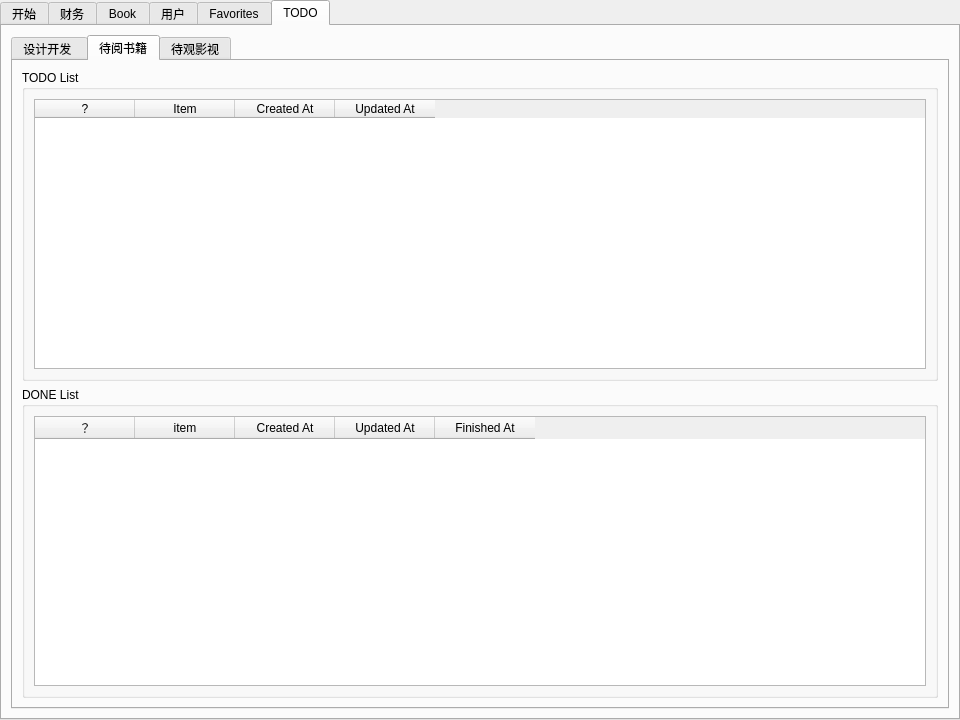
<?xml version="1.0" encoding="UTF-8"?>
<ui version="4.0">
 <class>dashboardTabWidget</class>
 <widget class="QTabWidget" name="dashboardTabWidget">
  <property name="geometry">
   <rect>
    <x>0</x>
    <y>0</y>
    <width>960</width>
    <height>720</height>
   </rect>
  </property>
  <property name="windowTitle">
   <string>个人数据管理</string>
  </property>
  <property name="currentIndex">
   <number>5</number>
  </property>
  <widget class="QWidget" name="startTab">
   <attribute name="title">
    <string>开始</string>
   </attribute>
   <widget class="QToolBox" name="toolBox">
    <property name="geometry">
     <rect>
      <x>590</x>
      <y>60</y>
      <width>151</width>
      <height>301</height>
     </rect>
    </property>
    <property name="currentIndex">
     <number>0</number>
    </property>
    <widget class="QWidget" name="page">
     <property name="geometry">
      <rect>
       <x>0</x>
       <y>0</y>
       <width>151</width>
       <height>122</height>
      </rect>
     </property>
     <attribute name="label">
      <string>用户管理</string>
     </attribute>
     <widget class="QListWidget" name="listWidget_2">
      <property name="geometry">
       <rect>
        <x>10</x>
        <y>10</y>
        <width>121</width>
        <height>151</height>
       </rect>
      </property>
      <item>
       <property name="text">
        <string>用户编辑</string>
       </property>
      </item>
      <item>
       <property name="text">
        <string>权限管理</string>
       </property>
      </item>
     </widget>
    </widget>
    <widget class="QWidget" name="page_2">
     <property name="geometry">
      <rect>
       <x>0</x>
       <y>0</y>
       <width>100</width>
       <height>30</height>
      </rect>
     </property>
     <attribute name="label">
      <string>Book管理</string>
     </attribute>
    </widget>
    <widget class="QWidget" name="page_3">
     <property name="geometry">
      <rect>
       <x>0</x>
       <y>0</y>
       <width>100</width>
       <height>30</height>
      </rect>
     </property>
     <attribute name="label">
      <string>财务管理</string>
     </attribute>
    </widget>
    <widget class="QWidget" name="page_4">
     <property name="geometry">
      <rect>
       <x>0</x>
       <y>0</y>
       <width>100</width>
       <height>30</height>
      </rect>
     </property>
     <attribute name="label">
      <string>Favorites</string>
     </attribute>
    </widget>
    <widget class="QWidget" name="page_5">
     <property name="geometry">
      <rect>
       <x>0</x>
       <y>0</y>
       <width>100</width>
       <height>30</height>
      </rect>
     </property>
     <attribute name="label">
      <string>TODO</string>
     </attribute>
    </widget>
   </widget>
   <widget class="QListWidget" name="listWidget">
    <property name="geometry">
     <rect>
      <x>420</x>
      <y>70</y>
      <width>71</width>
      <height>151</height>
     </rect>
    </property>
    <item>
     <property name="text">
      <string>用户管理</string>
     </property>
    </item>
    <item>
     <property name="text">
      <string>Book管理</string>
     </property>
    </item>
    <item>
     <property name="text">
      <string>财务管理</string>
     </property>
    </item>
    <item>
     <property name="text">
      <string>Favorites</string>
     </property>
    </item>
    <item>
     <property name="text">
      <string>TODO</string>
     </property>
    </item>
    <item>
     <property name="text">
      <string>资源管理</string>
     </property>
    </item>
   </widget>
   <widget class="QGroupBox" name="groupBox">
    <property name="geometry">
     <rect>
      <x>30</x>
      <y>30</y>
      <width>221</width>
      <height>251</height>
     </rect>
    </property>
    <property name="title">
     <string>通过按钮打开选项卡</string>
    </property>
    <widget class="QPushButton" name="buttonToOpenAccountTab">
     <property name="geometry">
      <rect>
       <x>70</x>
       <y>30</y>
       <width>75</width>
       <height>23</height>
      </rect>
     </property>
     <property name="text">
      <string>用户管理</string>
     </property>
    </widget>
    <widget class="QPushButton" name="buttonToOpenBookManageTab">
     <property name="geometry">
      <rect>
       <x>70</x>
       <y>60</y>
       <width>75</width>
       <height>23</height>
      </rect>
     </property>
     <property name="text">
      <string>Book管理</string>
     </property>
    </widget>
    <widget class="QPushButton" name="buttonToOpenFeeManageTab">
     <property name="geometry">
      <rect>
       <x>70</x>
       <y>100</y>
       <width>75</width>
       <height>23</height>
      </rect>
     </property>
     <property name="text">
      <string>财务管理</string>
     </property>
    </widget>
    <widget class="QPushButton" name="buttonToOpenFavoriteTab">
     <property name="geometry">
      <rect>
       <x>70</x>
       <y>140</y>
       <width>75</width>
       <height>23</height>
      </rect>
     </property>
     <property name="text">
      <string>Favorites</string>
     </property>
    </widget>
    <widget class="QPushButton" name="buttonToOpenTodoTab">
     <property name="geometry">
      <rect>
       <x>70</x>
       <y>180</y>
       <width>75</width>
       <height>23</height>
      </rect>
     </property>
     <property name="text">
      <string>TODO</string>
     </property>
    </widget>
    <widget class="QPushButton" name="buttonToOpenExplorerTab">
     <property name="geometry">
      <rect>
       <x>70</x>
       <y>220</y>
       <width>75</width>
       <height>23</height>
      </rect>
     </property>
     <property name="text">
      <string>资源管理</string>
     </property>
    </widget>
   </widget>
   <widget class="QGroupBox" name="groupBox_2">
    <property name="geometry">
     <rect>
      <x>30</x>
      <y>400</y>
      <width>221</width>
      <height>151</height>
     </rect>
    </property>
    <property name="title">
     <string>配置选项</string>
    </property>
    <widget class="QCheckBox" name="checkBox_2">
     <property name="geometry">
      <rect>
       <x>20</x>
       <y>30</y>
       <width>221</width>
       <height>16</height>
      </rect>
     </property>
     <property name="text">
      <string>启动时打开最顶层的&quot;管理&quot;选项卡</string>
     </property>
    </widget>
    <widget class="QCheckBox" name="checkBox_3">
     <property name="geometry">
      <rect>
       <x>20</x>
       <y>60</y>
       <width>191</width>
       <height>16</height>
      </rect>
     </property>
     <property name="text">
      <string>在选项卡的最右边显示关闭图标</string>
     </property>
    </widget>
    <widget class="QCheckBox" name="checkBox_4">
     <property name="geometry">
      <rect>
       <x>20</x>
       <y>90</y>
       <width>171</width>
       <height>16</height>
      </rect>
     </property>
     <property name="text">
      <string>在列表页面显示分页按钮组</string>
     </property>
    </widget>
    <widget class="QCheckBox" name="checkBox_5">
     <property name="geometry">
      <rect>
       <x>20</x>
       <y>120</y>
       <width>191</width>
       <height>16</height>
      </rect>
     </property>
     <property name="text">
      <string>在登录界面加入默认账户和密码</string>
     </property>
    </widget>
   </widget>
  </widget>
  <widget class="QWidget" name="feeManageTab">
   <attribute name="title">
    <string>财务</string>
   </attribute>
   <layout class="QHBoxLayout" name="horizontalLayout_5">
    <item>
     <widget class="QTabWidget" name="feeManageTabWidget">
      <property name="currentIndex">
       <number>3</number>
      </property>
      <widget class="QWidget" name="incomeTab">
       <attribute name="title">
        <string>收入</string>
       </attribute>
       <layout class="QHBoxLayout" name="horizontalLayout_6">
        <item>
         <widget class="QTableView" name="incomeTableView"/>
        </item>
       </layout>
      </widget>
      <widget class="QWidget" name="paymentTab">
       <attribute name="title">
        <string>支出</string>
       </attribute>
       <layout class="QHBoxLayout" name="horizontalLayout_7">
        <item>
         <widget class="QTableView" name="paymentTableView"/>
        </item>
       </layout>
      </widget>
      <widget class="QWidget" name="overtimeTab">
       <attribute name="title">
        <string>加班报销</string>
       </attribute>
       <layout class="QHBoxLayout" name="horizontalLayout_8">
        <item>
         <widget class="QTableView" name="overtimeTableView"/>
        </item>
       </layout>
      </widget>
      <widget class="QWidget" name="yuEBaoTab">
       <attribute name="title">
        <string>余额宝</string>
       </attribute>
       <layout class="QHBoxLayout" name="horizontalLayout_9">
        <item>
         <widget class="QTableView" name="yuEBaoTableView"/>
        </item>
       </layout>
      </widget>
     </widget>
    </item>
   </layout>
  </widget>
  <widget class="QWidget" name="bookManageTab">
   <attribute name="title">
    <string>Book</string>
   </attribute>
   <layout class="QVBoxLayout" name="verticalLayout_2">
    <item>
     <layout class="QHBoxLayout" name="horizontalLayout">
      <item>
       <widget class="QPushButton" name="pushButton_4">
        <property name="text">
         <string>New</string>
        </property>
       </widget>
      </item>
      <item>
       <widget class="QPushButton" name="pushButton_3">
        <property name="text">
         <string>Refresh</string>
        </property>
       </widget>
      </item>
      <item>
       <widget class="QPushButton" name="pushButton_2">
        <property name="text">
         <string>Import</string>
        </property>
       </widget>
      </item>
      <item>
       <widget class="QPushButton" name="pushButton">
        <property name="text">
         <string>Export</string>
        </property>
       </widget>
      </item>
      <item>
       <spacer name="horizontalSpacer_3">
        <property name="orientation">
         <enum>Qt::Horizontal</enum>
        </property>
        <property name="sizeHint" stdset="0">
         <size>
          <width>40</width>
          <height>20</height>
         </size>
        </property>
       </spacer>
      </item>
     </layout>
    </item>
    <item>
     <layout class="QHBoxLayout" name="horizontalLayout_2">
      <item>
       <widget class="QLabel" name="label">
        <property name="text">
         <string>Book Name</string>
        </property>
       </widget>
      </item>
      <item>
       <widget class="QLineEdit" name="lineEdit"/>
      </item>
      <item>
       <widget class="QLabel" name="label_2">
        <property name="text">
         <string>Author</string>
        </property>
       </widget>
      </item>
      <item>
       <widget class="QLineEdit" name="lineEdit_2"/>
      </item>
      <item>
       <widget class="QLabel" name="label_3">
        <property name="text">
         <string>Book Type</string>
        </property>
       </widget>
      </item>
      <item>
       <widget class="QComboBox" name="comboBox">
        <item>
         <property name="text">
          <string>All</string>
         </property>
        </item>
        <item>
         <property name="text">
          <string>纸质</string>
         </property>
        </item>
        <item>
         <property name="text">
          <string>Mobi</string>
         </property>
        </item>
        <item>
         <property name="text">
          <string>ePub</string>
         </property>
        </item>
        <item>
         <property name="text">
          <string>PDF</string>
         </property>
        </item>
        <item>
         <property name="text">
          <string>TXT</string>
         </property>
        </item>
       </widget>
      </item>
      <item>
       <widget class="QLabel" name="label_15">
        <property name="text">
         <string>Class</string>
        </property>
       </widget>
      </item>
      <item>
       <widget class="QComboBox" name="comboBox_2">
        <item>
         <property name="text">
          <string>All</string>
         </property>
        </item>
        <item>
         <property name="text">
          <string>Self-Improvement</string>
         </property>
        </item>
        <item>
         <property name="text">
          <string>财经</string>
         </property>
        </item>
        <item>
         <property name="text">
          <string>自然科学</string>
         </property>
        </item>
        <item>
         <property name="text">
          <string>人文社科</string>
         </property>
        </item>
        <item>
         <property name="text">
          <string>文学</string>
         </property>
        </item>
        <item>
         <property name="text">
          <string>漫画</string>
         </property>
        </item>
        <item>
         <property name="text">
          <string>无类</string>
         </property>
        </item>
       </widget>
      </item>
      <item>
       <widget class="QPushButton" name="pushButton_5">
        <property name="text">
         <string>Search</string>
        </property>
       </widget>
      </item>
      <item>
       <spacer name="horizontalSpacer_4">
        <property name="orientation">
         <enum>Qt::Horizontal</enum>
        </property>
        <property name="sizeHint" stdset="0">
         <size>
          <width>40</width>
          <height>20</height>
         </size>
        </property>
       </spacer>
      </item>
     </layout>
    </item>
    <item>
     <widget class="QTabWidget" name="bookManageTabWidget">
      <property name="currentIndex">
       <number>0</number>
      </property>
      <widget class="QWidget" name="bookTab">
       <attribute name="title">
        <string>book</string>
       </attribute>
       <layout class="QHBoxLayout" name="horizontalLayout_10">
        <item>
         <widget class="QTableView" name="bookTableView"/>
        </item>
       </layout>
      </widget>
     </widget>
    </item>
   </layout>
  </widget>
  <widget class="QWidget" name="accountManageTab">
   <attribute name="title">
    <string>用户</string>
   </attribute>
   <layout class="QHBoxLayout" name="horizontalLayout_4">
    <item>
     <widget class="QTabWidget" name="accountTabWidget">
      <property name="currentIndex">
       <number>0</number>
      </property>
      <widget class="QWidget" name="accountTab">
       <attribute name="title">
        <string>Account List</string>
       </attribute>
       <layout class="QVBoxLayout" name="verticalLayout">
        <item>
         <layout class="QHBoxLayout" name="horizontalLayout_14">
          <item>
           <widget class="QPushButton" name="refreshButton">
            <property name="maximumSize">
             <size>
              <width>100</width>
              <height>16777215</height>
             </size>
            </property>
            <property name="text">
             <string>Refresh</string>
            </property>
           </widget>
          </item>
          <item>
           <widget class="QPushButton" name="newButton">
            <property name="maximumSize">
             <size>
              <width>100</width>
              <height>16777215</height>
             </size>
            </property>
            <property name="text">
             <string>New</string>
            </property>
           </widget>
          </item>
          <item>
           <widget class="QPushButton" name="updateButton">
            <property name="text">
             <string>Update</string>
            </property>
           </widget>
          </item>
          <item>
           <widget class="QPushButton" name="deleteButton">
            <property name="text">
             <string>Delete</string>
            </property>
           </widget>
          </item>
          <item>
           <widget class="QPushButton" name="importButton">
            <property name="maximumSize">
             <size>
              <width>100</width>
              <height>16777215</height>
             </size>
            </property>
            <property name="text">
             <string>Import</string>
            </property>
           </widget>
          </item>
          <item>
           <widget class="QPushButton" name="exportButton">
            <property name="maximumSize">
             <size>
              <width>100</width>
              <height>16777215</height>
             </size>
            </property>
            <property name="text">
             <string>Export</string>
            </property>
           </widget>
          </item>
          <item>
           <spacer name="horizontalSpacer">
            <property name="orientation">
             <enum>Qt::Horizontal</enum>
            </property>
            <property name="sizeHint" stdset="0">
             <size>
              <width>40</width>
              <height>20</height>
             </size>
            </property>
           </spacer>
          </item>
         </layout>
        </item>
        <item>
         <layout class="QHBoxLayout" name="horizontalLayout_3">
          <item>
           <widget class="QLabel" name="useridLabel">
            <property name="text">
             <string>User Id</string>
            </property>
           </widget>
          </item>
          <item>
           <widget class="QLineEdit" name="useridLineEdit"/>
          </item>
          <item>
           <widget class="QLabel" name="usernameLabel">
            <property name="text">
             <string>User Name</string>
            </property>
           </widget>
          </item>
          <item>
           <widget class="QLineEdit" name="usernameLineEdit"/>
          </item>
          <item>
           <widget class="QLabel" name="emailLabel">
            <property name="text">
             <string>Email</string>
            </property>
           </widget>
          </item>
          <item>
           <widget class="QLineEdit" name="emailLineEdit"/>
          </item>
          <item>
           <widget class="QLabel" name="phoneNoLabel">
            <property name="text">
             <string>Phone No</string>
            </property>
           </widget>
          </item>
          <item>
           <widget class="QLineEdit" name="phoneNoLineEdit"/>
          </item>
          <item>
           <widget class="QLabel" name="registYearLabel">
            <property name="text">
             <string>Regist Year</string>
            </property>
           </widget>
          </item>
          <item>
           <widget class="QComboBox" name="registYearComboBox"/>
          </item>
          <item>
           <widget class="QPushButton" name="searchButton">
            <property name="text">
             <string>Search</string>
            </property>
           </widget>
          </item>
          <item>
           <spacer name="horizontalSpacer_2">
            <property name="orientation">
             <enum>Qt::Horizontal</enum>
            </property>
            <property name="sizeHint" stdset="0">
             <size>
              <width>40</width>
              <height>20</height>
             </size>
            </property>
           </spacer>
          </item>
         </layout>
        </item>
        <item>
         <widget class="QTableWidget" name="tableWidget">
          <property name="toolTip">
           <string/>
          </property>
          <property name="alternatingRowColors">
           <bool>true</bool>
          </property>
          <property name="gridStyle">
           <enum>Qt::SolidLine</enum>
          </property>
          <property name="sortingEnabled">
           <bool>false</bool>
          </property>
         </widget>
        </item>
        <item>
         <layout class="QHBoxLayout" name="horizontalLayout_13">
          <item>
           <widget class="QLabel" name="label_16">
            <property name="text">
             <string>Pagesize</string>
            </property>
           </widget>
          </item>
          <item>
           <widget class="QLineEdit" name="pageSize">
            <property name="sizePolicy">
             <sizepolicy hsizetype="Fixed" vsizetype="Fixed">
              <horstretch>0</horstretch>
              <verstretch>0</verstretch>
             </sizepolicy>
            </property>
            <property name="maximumSize">
             <size>
              <width>35</width>
              <height>16777215</height>
             </size>
            </property>
            <property name="text">
             <string/>
            </property>
            <property name="maxLength">
             <number>5</number>
            </property>
            <property name="placeholderText">
             <string>20</string>
            </property>
           </widget>
          </item>
          <item>
           <widget class="QPushButton" name="firstPage">
            <property name="sizePolicy">
             <sizepolicy hsizetype="Fixed" vsizetype="Fixed">
              <horstretch>0</horstretch>
              <verstretch>0</verstretch>
             </sizepolicy>
            </property>
            <property name="maximumSize">
             <size>
              <width>35</width>
              <height>16777215</height>
             </size>
            </property>
            <property name="toolTip">
             <string>First page</string>
            </property>
            <property name="text">
             <string>|&lt;</string>
            </property>
           </widget>
          </item>
          <item>
           <widget class="QPushButton" name="previousPage">
            <property name="maximumSize">
             <size>
              <width>35</width>
              <height>16777215</height>
             </size>
            </property>
            <property name="toolTip">
             <string>Previous page</string>
            </property>
            <property name="text">
             <string>&lt;</string>
            </property>
           </widget>
          </item>
          <item>
           <widget class="QPushButton" name="nextPage">
            <property name="maximumSize">
             <size>
              <width>35</width>
              <height>16777215</height>
             </size>
            </property>
            <property name="toolTip">
             <string>Next page</string>
            </property>
            <property name="text">
             <string>&gt;</string>
            </property>
           </widget>
          </item>
          <item>
           <widget class="QPushButton" name="lastPage">
            <property name="maximumSize">
             <size>
              <width>35</width>
              <height>16777215</height>
             </size>
            </property>
            <property name="toolTip">
             <string>Last page</string>
            </property>
            <property name="text">
             <string>&gt;|</string>
            </property>
           </widget>
          </item>
          <item>
           <widget class="QPushButton" name="refresh">
            <property name="maximumSize">
             <size>
              <width>35</width>
              <height>16777215</height>
             </size>
            </property>
            <property name="toolTip">
             <string>Refresh</string>
            </property>
            <property name="text">
             <string>@</string>
            </property>
           </widget>
          </item>
          <item>
           <widget class="QPushButton" name="createRow">
            <property name="maximumSize">
             <size>
              <width>35</width>
              <height>16777215</height>
             </size>
            </property>
            <property name="toolTip">
             <string>Create row</string>
            </property>
            <property name="text">
             <string>+</string>
            </property>
           </widget>
          </item>
          <item>
           <widget class="QPushButton" name="editRow">
            <property name="maximumSize">
             <size>
              <width>35</width>
              <height>16777215</height>
             </size>
            </property>
            <property name="toolTip">
             <string>Edit row</string>
            </property>
            <property name="text">
             <string>!</string>
            </property>
           </widget>
          </item>
          <item>
           <widget class="QPushButton" name="deleteRow">
            <property name="maximumSize">
             <size>
              <width>35</width>
              <height>16777215</height>
             </size>
            </property>
            <property name="toolTip">
             <string>Delete row</string>
            </property>
            <property name="text">
             <string>-</string>
            </property>
           </widget>
          </item>
          <item>
           <spacer name="horizontalSpacer_5">
            <property name="orientation">
             <enum>Qt::Horizontal</enum>
            </property>
            <property name="sizeHint" stdset="0">
             <size>
              <width>40</width>
              <height>20</height>
             </size>
            </property>
           </spacer>
          </item>
         </layout>
        </item>
       </layout>
      </widget>
      <widget class="QWidget" name="accountEditTab">
       <attribute name="title">
        <string>Account Edit</string>
       </attribute>
       <widget class="QWidget" name="formLayoutWidget">
        <property name="geometry">
         <rect>
          <x>370</x>
          <y>80</y>
          <width>361</width>
          <height>447</height>
         </rect>
        </property>
        <layout class="QFormLayout" name="formLayout">
         <property name="fieldGrowthPolicy">
          <enum>QFormLayout::AllNonFixedFieldsGrow</enum>
         </property>
         <item row="1" column="0">
          <widget class="QLabel" name="label_13">
           <property name="text">
            <string>User id</string>
           </property>
          </widget>
         </item>
         <item row="1" column="1">
          <widget class="QLineEdit" name="lineEdit_10"/>
         </item>
         <item row="2" column="0">
          <widget class="QLabel" name="label_6">
           <property name="text">
            <string>Usern ame</string>
           </property>
          </widget>
         </item>
         <item row="2" column="1">
          <widget class="QLineEdit" name="lineEdit_6"/>
         </item>
         <item row="3" column="0">
          <widget class="QLabel" name="label_7">
           <property name="text">
            <string>Password</string>
           </property>
          </widget>
         </item>
         <item row="3" column="1">
          <widget class="QLineEdit" name="lineEdit_7"/>
         </item>
         <item row="4" column="0">
          <widget class="QLabel" name="label_4">
           <property name="text">
            <string>Email</string>
           </property>
          </widget>
         </item>
         <item row="4" column="1">
          <widget class="QLineEdit" name="lineEdit_4"/>
         </item>
         <item row="5" column="0">
          <widget class="QLabel" name="label_5">
           <property name="text">
            <string>Gender</string>
           </property>
          </widget>
         </item>
         <item row="5" column="1">
          <widget class="QRadioButton" name="radioButton">
           <property name="text">
            <string>Male</string>
           </property>
          </widget>
         </item>
         <item row="6" column="1">
          <widget class="QRadioButton" name="radioButton_2">
           <property name="text">
            <string>Female</string>
           </property>
          </widget>
         </item>
         <item row="7" column="1">
          <widget class="QRadioButton" name="radioButton_3">
           <property name="text">
            <string>Keep secrete.</string>
           </property>
          </widget>
         </item>
         <item row="8" column="0">
          <widget class="QLabel" name="label_8">
           <property name="text">
            <string>Age</string>
           </property>
          </widget>
         </item>
         <item row="8" column="1">
          <widget class="QLineEdit" name="lineEdit_5"/>
         </item>
         <item row="9" column="0">
          <widget class="QLabel" name="label_9">
           <property name="text">
            <string>Creator</string>
           </property>
          </widget>
         </item>
         <item row="9" column="1">
          <widget class="QLineEdit" name="lineEdit_8"/>
         </item>
         <item row="10" column="0">
          <widget class="QLabel" name="label_10">
           <property name="text">
            <string>Modifier</string>
           </property>
          </widget>
         </item>
         <item row="10" column="1">
          <widget class="QLineEdit" name="lineEdit_9"/>
         </item>
         <item row="11" column="0">
          <widget class="QLabel" name="label_11">
           <property name="text">
            <string>Create time</string>
           </property>
          </widget>
         </item>
         <item row="11" column="1">
          <widget class="QDateEdit" name="dateEdit"/>
         </item>
         <item row="12" column="0">
          <widget class="QLabel" name="label_12">
           <property name="text">
            <string>Modification time</string>
           </property>
          </widget>
         </item>
         <item row="12" column="1">
          <widget class="QDateEdit" name="dateEdit_2"/>
         </item>
         <item row="13" column="0">
          <widget class="QLabel" name="label_14">
           <property name="text">
            <string>Description</string>
           </property>
          </widget>
         </item>
         <item row="13" column="1">
          <widget class="QPlainTextEdit" name="plainTextEdit"/>
         </item>
        </layout>
        <zorder>lineEdit_10</zorder>
        <zorder>label_14</zorder>
        <zorder>lineEdit_6</zorder>
        <zorder>lineEdit_7</zorder>
        <zorder>label_7</zorder>
        <zorder>label_4</zorder>
        <zorder>label_5</zorder>
        <zorder>lineEdit_5</zorder>
        <zorder>label_8</zorder>
        <zorder>lineEdit_8</zorder>
        <zorder>label_9</zorder>
        <zorder>lineEdit_9</zorder>
        <zorder>radioButton</zorder>
        <zorder>radioButton_2</zorder>
        <zorder>radioButton_3</zorder>
        <zorder>label_10</zorder>
        <zorder>dateEdit</zorder>
        <zorder>label_11</zorder>
        <zorder>dateEdit_2</zorder>
        <zorder>label_6</zorder>
        <zorder>label_12</zorder>
        <zorder>lineEdit_4</zorder>
        <zorder>label_13</zorder>
        <zorder>plainTextEdit</zorder>
       </widget>
      </widget>
     </widget>
    </item>
   </layout>
  </widget>
  <widget class="QWidget" name="favoritesManageTab">
   <attribute name="title">
    <string>Favorites</string>
   </attribute>
   <layout class="QHBoxLayout" name="horizontalLayout_12">
    <item>
     <widget class="QTabWidget" name="favoritesTabWidget">
      <property name="currentIndex">
       <number>1</number>
      </property>
      <widget class="QWidget" name="favoriteSiteTab">
       <attribute name="title">
        <string>站点收藏</string>
       </attribute>
       <layout class="QVBoxLayout" name="verticalLayout_3">
        <item>
         <layout class="QHBoxLayout" name="horizontalLayout_16">
          <item>
           <widget class="QPushButton" name="newButton_3">
            <property name="maximumSize">
             <size>
              <width>100</width>
              <height>16777215</height>
             </size>
            </property>
            <property name="text">
             <string>New</string>
            </property>
           </widget>
          </item>
          <item>
           <widget class="QPushButton" name="refreshButton_3">
            <property name="maximumSize">
             <size>
              <width>100</width>
              <height>16777215</height>
             </size>
            </property>
            <property name="text">
             <string>Refresh</string>
            </property>
           </widget>
          </item>
          <item>
           <widget class="QPushButton" name="importButton_3">
            <property name="maximumSize">
             <size>
              <width>100</width>
              <height>16777215</height>
             </size>
            </property>
            <property name="text">
             <string>Import</string>
            </property>
           </widget>
          </item>
          <item>
           <widget class="QPushButton" name="exportButton_3">
            <property name="maximumSize">
             <size>
              <width>100</width>
              <height>16777215</height>
             </size>
            </property>
            <property name="text">
             <string>Export</string>
            </property>
           </widget>
          </item>
          <item>
           <spacer name="horizontalSpacer_7">
            <property name="orientation">
             <enum>Qt::Horizontal</enum>
            </property>
            <property name="sizeHint" stdset="0">
             <size>
              <width>40</width>
              <height>20</height>
             </size>
            </property>
           </spacer>
          </item>
         </layout>
        </item>
        <item>
         <layout class="QHBoxLayout" name="horizontalLayout_17">
          <item>
           <widget class="QLabel" name="useridLabel_3">
            <property name="text">
             <string>Site Name</string>
            </property>
           </widget>
          </item>
          <item>
           <widget class="QLineEdit" name="useridLineEdit_3"/>
          </item>
          <item>
           <widget class="QLabel" name="usernameLabel_3">
            <property name="text">
             <string>UURL</string>
            </property>
           </widget>
          </item>
          <item>
           <widget class="QLineEdit" name="usernameLineEdit_3"/>
          </item>
          <item>
           <widget class="QLabel" name="emailLabel_3">
            <property name="text">
             <string>Type</string>
            </property>
           </widget>
          </item>
          <item>
           <widget class="QLineEdit" name="emailLineEdit_3"/>
          </item>
          <item>
           <widget class="QLabel" name="phoneNoLabel_3">
            <property name="text">
             <string>Tag</string>
            </property>
           </widget>
          </item>
          <item>
           <widget class="QLineEdit" name="phoneNoLineEdit_3"/>
          </item>
          <item>
           <widget class="QPushButton" name="searchButton_3">
            <property name="text">
             <string>Search</string>
            </property>
           </widget>
          </item>
          <item>
           <spacer name="horizontalSpacer_8">
            <property name="orientation">
             <enum>Qt::Horizontal</enum>
            </property>
            <property name="sizeHint" stdset="0">
             <size>
              <width>40</width>
              <height>20</height>
             </size>
            </property>
           </spacer>
          </item>
         </layout>
        </item>
        <item>
         <widget class="QTableWidget" name="tableWidget_3">
          <property name="alternatingRowColors">
           <bool>true</bool>
          </property>
          <property name="gridStyle">
           <enum>Qt::SolidLine</enum>
          </property>
          <property name="sortingEnabled">
           <bool>false</bool>
          </property>
         </widget>
        </item>
       </layout>
      </widget>
      <widget class="QWidget" name="favoriteBookTab">
       <attribute name="title">
        <string>书籍收藏</string>
       </attribute>
      </widget>
     </widget>
    </item>
   </layout>
  </widget>
  <widget class="QWidget" name="todoManageTab">
   <attribute name="title">
    <string>TODO</string>
   </attribute>
   <layout class="QHBoxLayout" name="horizontalLayout_11">
    <item>
     <widget class="QTabWidget" name="tabWidget">
      <property name="currentIndex">
       <number>1</number>
      </property>
      <widget class="QWidget" name="designAndDevTab">
       <attribute name="title">
        <string>设计开发 </string>
       </attribute>
       <layout class="QVBoxLayout" name="verticalLayout_4">
        <item>
         <widget class="QCheckBox" name="checkBox">
          <property name="text">
           <string>+ 给各列表页面加上增删改查功能</string>
          </property>
         </widget>
        </item>
        <item>
         <widget class="QListWidget" name="listWidget">
          <item>
           <property name="text">
            <string>aa</string>
           </property>
          </item>
          <item>
           <property name="text">
            <string>bb</string>
           </property>
          </item>
         </widget>
        </item>
        <item>
         <widget class="QTreeWidget" name="treeWidget">
          <column>
           <property name="text">
            <string>1</string>
           </property>
          </column>
          <column>
           <property name="text">
            <string>新建列</string>
           </property>
          </column>
          <column>
           <property name="text">
            <string>a</string>
           </property>
          </column>
          <column>
           <property name="text">
            <string>d</string>
           </property>
          </column>
          <item>
           <property name="text">
            <string>aa</string>
           </property>
           <property name="text">
            <string>bb</string>
           </property>
           <property name="text">
            <string>cc</string>
           </property>
           <property name="text">
            <string>dd</string>
           </property>
           <item>
            <property name="text">
             <string>11</string>
            </property>
            <property name="text">
             <string>ccdd</string>
            </property>
            <property name="text">
             <string>eeff</string>
            </property>
            <property name="text">
             <string>aabbcc</string>
            </property>
           </item>
           <item>
            <property name="text">
             <string>12</string>
            </property>
            <property name="text">
             <string>1</string>
            </property>
            <property name="text">
             <string>2</string>
            </property>
            <property name="text">
             <string>3</string>
            </property>
           </item>
           <item>
            <property name="text">
             <string>13</string>
            </property>
            <property name="text">
             <string>23</string>
            </property>
            <property name="text">
             <string>46</string>
            </property>
            <property name="text">
             <string>46</string>
            </property>
           </item>
          </item>
          <item>
           <property name="text">
            <string>bb</string>
           </property>
           <property name="text">
            <string>asdg</string>
           </property>
           <property name="text">
            <string>asdg</string>
           </property>
           <property name="text">
            <string>dsgdsg</string>
           </property>
          </item>
         </widget>
        </item>
       </layout>
      </widget>
      <widget class="QWidget" name="unreadBookTab">
       <attribute name="title">
        <string>待阅书籍</string>
       </attribute>
       <layout class="QVBoxLayout" name="verticalLayout_5">
        <item>
         <widget class="QGroupBox" name="groupBox_3">
          <property name="title">
           <string>TODO List</string>
          </property>
          <layout class="QVBoxLayout" name="verticalLayout_6">
           <item>
            <widget class="QTableWidget" name="tableWidget_2">
             <column>
              <property name="text">
               <string>?</string>
              </property>
             </column>
             <column>
              <property name="text">
               <string>Item</string>
              </property>
             </column>
             <column>
              <property name="text">
               <string>Created At</string>
              </property>
             </column>
             <column>
              <property name="text">
               <string>Updated At</string>
              </property>
             </column>
            </widget>
           </item>
          </layout>
         </widget>
        </item>
        <item>
         <widget class="QGroupBox" name="groupBox_4">
          <property name="title">
           <string>DONE List</string>
          </property>
          <layout class="QVBoxLayout" name="verticalLayout_7">
           <item>
            <widget class="QTableWidget" name="tableWidget_4">
             <column>
              <property name="text">
               <string>？</string>
              </property>
             </column>
             <column>
              <property name="text">
               <string>item</string>
              </property>
             </column>
             <column>
              <property name="text">
               <string>Created At</string>
              </property>
             </column>
             <column>
              <property name="text">
               <string>Updated At</string>
              </property>
             </column>
             <column>
              <property name="text">
               <string>Finished At</string>
              </property>
             </column>
            </widget>
           </item>
          </layout>
         </widget>
        </item>
       </layout>
      </widget>
      <widget class="QWidget" name="unwatchVideoTab">
       <attribute name="title">
        <string>待观影视</string>
       </attribute>
      </widget>
     </widget>
    </item>
   </layout>
  </widget>
 </widget>
 <resources/>
 <connections/>
</ui>
